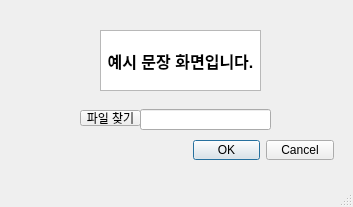
<?xml version="1.0" encoding="UTF-8"?>
<ui version="4.0">
 <class>MainWindow</class>
 <widget class="QMainWindow" name="MainWindow">
  <property name="geometry">
   <rect>
    <x>0</x>
    <y>0</y>
    <width>353</width>
    <height>207</height>
   </rect>
  </property>
  <property name="windowTitle">
   <string>MainWindow</string>
  </property>
  <widget class="QWidget" name="centralwidget">
   <widget class="QTextEdit" name="exScreen">
    <property name="geometry">
     <rect>
      <x>100</x>
      <y>30</y>
      <width>161</width>
      <height>61</height>
     </rect>
    </property>
    <property name="html">
     <string>&lt;!DOCTYPE HTML PUBLIC &quot;-//W3C//DTD HTML 4.0//EN&quot; &quot;http://www.w3.org/TR/REC-html40/strict.dtd&quot;&gt;
&lt;html&gt;&lt;head&gt;&lt;meta name=&quot;qrichtext&quot; content=&quot;1&quot; /&gt;&lt;style type=&quot;text/css&quot;&gt;
p, li { white-space: pre-wrap; }
&lt;/style&gt;&lt;/head&gt;&lt;body style=&quot; font-family:'Gulim'; font-size:9pt; font-weight:400; font-style:normal;&quot;&gt;
&lt;p align=&quot;center&quot; style=&quot;-qt-paragraph-type:empty; margin-top:0px; margin-bottom:0px; margin-left:0px; margin-right:0px; -qt-block-indent:0; text-indent:0px;&quot;&gt;&lt;br /&gt;&lt;/p&gt;
&lt;p align=&quot;center&quot; style=&quot; margin-top:0px; margin-bottom:0px; margin-left:0px; margin-right:0px; -qt-block-indent:0; text-indent:0px;&quot;&gt;&lt;span style=&quot; font-size:12pt; font-weight:600;&quot;&gt;예시 문장 화면입니다.&lt;/span&gt;&lt;/p&gt;&lt;/body&gt;&lt;/html&gt;</string>
    </property>
   </widget>
   <widget class="QPushButton" name="filepush">
    <property name="geometry">
     <rect>
      <x>80</x>
      <y>110</y>
      <width>61</width>
      <height>16</height>
     </rect>
    </property>
    <property name="text">
     <string>파일 찾기</string>
    </property>
   </widget>
   <widget class="QLineEdit" name="fileBox">
    <property name="geometry">
     <rect>
      <x>140</x>
      <y>109</y>
      <width>131</width>
      <height>21</height>
     </rect>
    </property>
   </widget>
   <widget class="QDialogButtonBox" name="buttonBox">
    <property name="geometry">
     <rect>
      <x>193</x>
      <y>140</y>
      <width>141</width>
      <height>20</height>
     </rect>
    </property>
    <property name="standardButtons">
     <set>QDialogButtonBox::Cancel|QDialogButtonBox::Ok</set>
    </property>
   </widget>
  </widget>
  <widget class="QMenuBar" name="menubar">
   <property name="geometry">
    <rect>
     <x>0</x>
     <y>0</y>
     <width>353</width>
     <height>17</height>
    </rect>
   </property>
  </widget>
  <widget class="QStatusBar" name="statusbar"/>
 </widget>
 <resources/>
 <connections/>
</ui>
